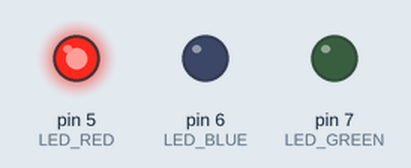
This sketch was run on a simulated Arduino Uno, built with avr-gcc and run on an emulated ATmega328P. On the bench: output pins drawn as LEDs (lit = HIGH).

Above: at 1.0 s.
At 3.0 s:
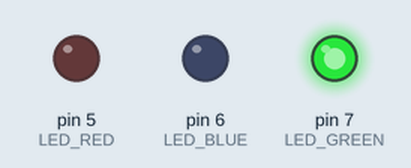
At 5.0 s:
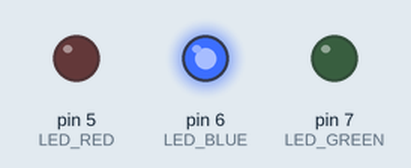
At 7.0 s:
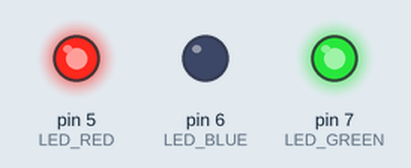
At 9.0 s:
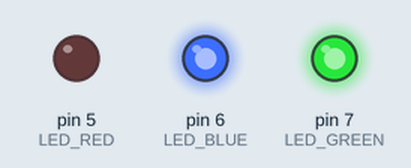
At 11.0 s:
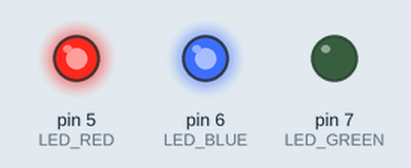
Timing chart, 0 to 15.6 s (numbered marks = the images above):
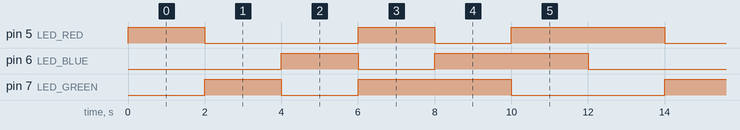

The sketch:

TimerInterrupt.ino
```cpp
#include <MsTimer2.h>
#define LED_RED 5
#define LED_BLUE 6
#define LED_GREEN 7
#define TIMERTIME 2000

typedef enum {
  RED,
  GREEN,
  BLUE,
  YELLOW,
  SKYBLUE,
  PURPLE
}LED_COLOR;

volatile LED_COLOR led_mode = RED;

void color_change(bool red, bool green, bool blue)
{
  digitalWrite(LED_RED, red);
  digitalWrite(LED_GREEN, green);
  digitalWrite(LED_BLUE, blue);
}

void color_set(LED_COLOR color_num){
  switch(color_num){
    case RED:
      color_change(HIGH, LOW, LOW);
      break;
    case GREEN:
      color_change(LOW, HIGH, LOW);
      break;
    case BLUE:
      color_change(LOW, LOW, HIGH);
      break;
    case YELLOW:
      color_change(HIGH, HIGH, LOW);
      break;
    case SKYBLUE:
      color_change(LOW, HIGH, HIGH);
      break;
    case PURPLE:
      color_change(HIGH, LOW, HIGH);
      break;
    default:
      color_change(HIGH, LOW, LOW);
  }
}

void timerTask()
{
  switch(led_mode){
    case RED: led_mode = GREEN; break;
    case GREEN: led_mode = BLUE; break;
    case BLUE: led_mode = YELLOW; break;
    case YELLOW: led_mode = SKYBLUE; break;
    case SKYBLUE: led_mode = PURPLE; break;
    case PURPLE: led_mode = RED; break;
    default: led_mode = RED;
  }
}

void setup() {
  pinMode(LED_RED, OUTPUT);
  pinMode(LED_GREEN, OUTPUT);
  pinMode(LED_BLUE, OUTPUT);
  MsTimer2::set(TIMERTIME, timerTask);
  MsTimer2::start();
}

void loop() {
  color_set(led_mode);
}
```

Measured:
- by itself, pin 5 (LED_RED): repeats every 12.0 s: LOW 4.0 s, HIGH 2.0 s, LOW 2.0 s, HIGH 4.0 s
- by itself, pin 6 (LED_BLUE), pin 7 (LED_GREEN): repeats every 12.0 s: LOW 2.0 s, HIGH 4.0 s, LOW 4.0 s, HIGH 2.0 s
- by itself, everything shown: repeats every 12.0 s, in 6 steps
